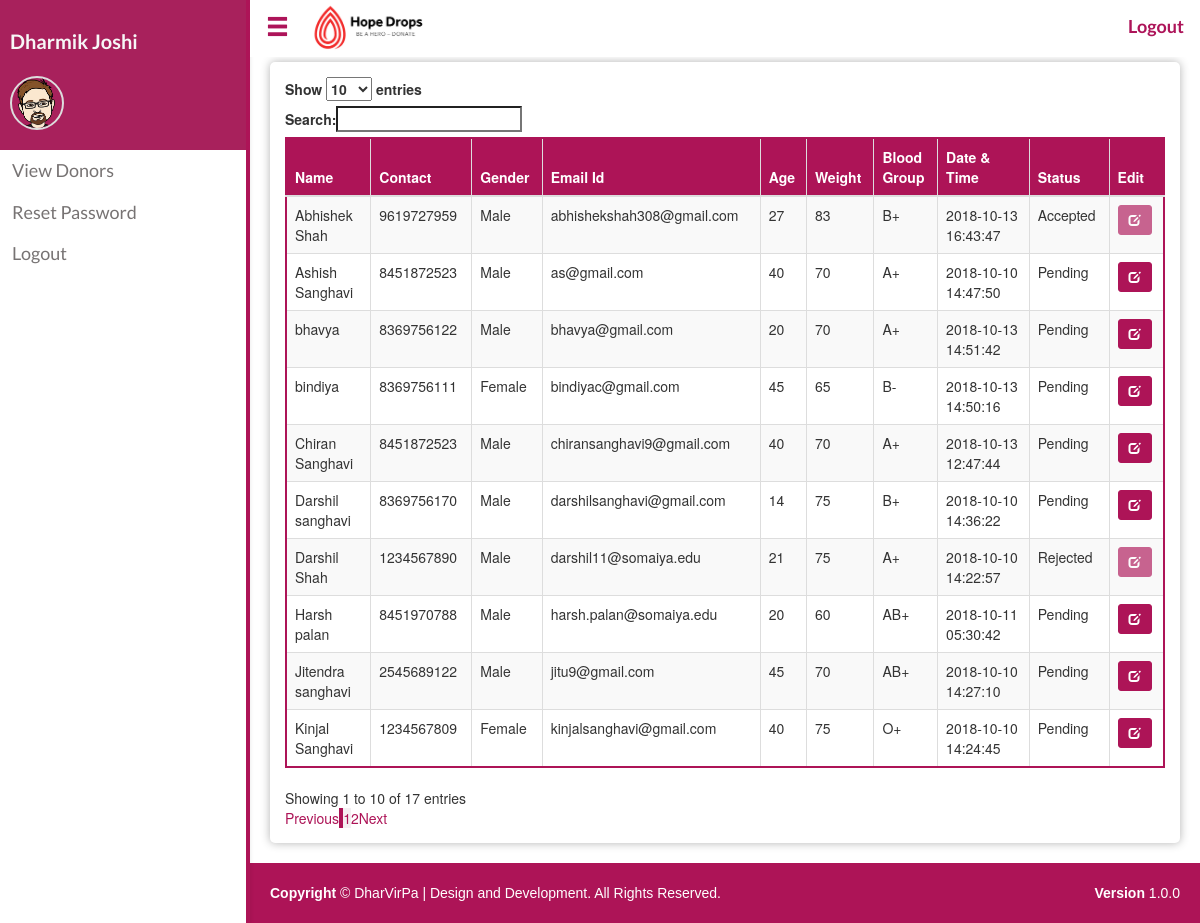
/lt.php (signed in), run on the app's committed database.
### tables this page shows
CREATE TABLE `donor` (
  `D_id` int(15) NOT NULL,
  `P_id` int(15) NOT NULL,
  `Email` varchar(30) NOT NULL,
  `Weight` int(5) NOT NULL,
  `Blood_group` varchar(5) NOT NULL,
  `Status` varchar(20) NOT NULL DEFAULT 'Pending',
  `Age` int(5) NOT NULL,
  `Date` timestamp NULL DEFAULT CURRENT_TIMESTAMP
);

CREATE TABLE `person` (
  `P_id` int(15) NOT NULL,
  `Name` varchar(50) NOT NULL,
  `Contact` varchar(10) NOT NULL,
  `Address` varchar(200) NOT NULL,
  `Gender` varchar(10) NOT NULL
);

### lt.php (the view, shortened to what this page needs)
<?php
include_once("connection.php");
?>
<?php
$query = "SELECT * FROM donor inner join person where donor.P_id = person.P_id ";
$result = mysqli_query($conn,$query);
?>
<!DOCTYPE html>
<html>
<head>
    <link rel="stylesheet" href="https://maxcdn.bootstrapcdn.com/bootstrap/3.3.7/css/bootstrap.min.css">
    <link rel="stylesheet" type="text/css" href="https://cdn.datatables.net/1.10.19/css/dataTables.bootstrap.min.css">
    <link rel="stylesheet" type="text/css" href="./css/navbar_style.css">
    <link rel="stylesheet" type="text/css" href="./css/main.css">
</head>
<body>
<?php include('./sidenav.php');
?>
  <div id="main" class="shrink">
    <?php include('./horizontal-nav.php')?>
    <div class="box">
      <div class="table-responsive">
        <table id="example" class="table table-striped table-bordered table-hover" style="width:100%">
          <thead>
            <tr>
              <th>Name</th>
              <th>Contact</th>
              <th>Gender</th>
              <th>Email Id</th>
              <th>Age</th>
              <th>Weight</th>
              <th>Blood Group</th>
              <th>Date & Time</th>
              <th>Status</th>
              <th>Edit</th>
             </tr>
          </thead>
          <tbody>
          <?php
          if(mysqli_num_rows($result)>0)
          {
            while($row =mysqli_fetch_assoc($result))
            {
              echo "<tr>";
              echo "<td>".$row['Name']."</td>";
              echo "<td>".$row['Contact']."</td>";
              echo "<td>".$row['Gender']."</td>";
              echo "<td>".$row['Email']."</td>";
              echo "<td>".$row['Age']."</td>";
              echo "<td>".$row['Weight']."</td>";
              echo "<td>".$row['Blood_group']."</td>";
              echo "<td>".$row['Date']."</td>";
              echo "<td>".$row['Status']."</td>";
              if($row['Status'] == "Pending")
              {
                echo "<td>
                        <form action='labtechform.php' method='POST'>
                            <input type = 'hidden' name = 'id' value = '".$row['D_id']."'>
                            <button type = 'submit' class = 'btn btn-primary btn-sm'>
                                <span class='glyphicon glyphicon-edit'></span>
                            </button>
                        </form>
                      </td>";
                echo"</tr>";
              }
              else
              {
                echo "<td>
                        <form action='labtechform.php' method='POST'>
                            <input type = 'hidden' name = 'id' value = '".$row['D_id']."'>
                            <button type = 'submit' class = 'btn btn-primary btn-sm' disabled>
                                <span class='glyphicon glyphicon-edit'></span>
                            </button>
                        </form>
                      </td>";
                echo"</tr>";
              }
            }
          }
          else
          {
            echo "<div class='alert alert-warning'>No data to display for donors</div>";
          }
          ?>
          </tbody>
        </table>
      </div>
    </div>
   <?php include_once("footer.php") ?>
  </div>
</body>
</html>

### css/main.css (style rules this page uses)
body { padding-bottom: 0px; }

### lt.php (style rules this page uses)
.box { box-shadow: 0 0 10px 0 rgba(0,0,0,0.3); margin-top: 0px; padding: 15px; border-radius: 5px; margin: 20px; margin-top: 62px; }
table.dataTable { border-color: #ad1457 !important; }
.table-bordered { border: 2px solid #ad1457 !important; }
.table>caption+thead>tr:first-child>td, .table>caption+thead>tr:first-child>th, .table>colgroup+thead>tr:first-child>td, .table>colgroup+thead>tr:first-child>th, .table>thead:first-child>tr:first-child>td, .table>thead:first-child>tr:first-child>th { background-color: #ad1457; color: white; }
.btn-primary { color: #fff !important; background-color: #ad1457 !important; border-color: #ad1457 !important; }

### sidenav.php (style rules this page uses)
#main { transition: margin-left .5s; }
#main.shrink { margin-left: 250px; }

### data on the page
donor: P.Name "Darshil Shah", P.Contact "1234567890", P.Gender "Male", Email "darshil11@somaiya.edu", Age "21", Weight "75", Blood_group "A+", Date "2018-10-10 14:22:57", Status "Rejected"
donor: P.Name "Kinjal Sanghavi", P.Contact "1234567809", P.Gender "Female", Email "kinjalsanghavi@gmail.com", Age "40", Weight "75", Blood_group "O+", Date "2018-10-10 14:24:45", Status "Pending"
donor: P.Name "Jitendra sanghavi", P.Contact "2545689122", P.Gender "Male", Email "jitu9@gmail.com", Age "45", Weight "70", Blood_group "AB+", Date "2018-10-10 14:27:10", Status "Pending"
donor: P.Name "Darshil sanghavi", P.Contact "8369756170", P.Gender "Male", Email "darshilsanghavi@gmail.com", Age "14", Weight "75", Blood_group "B+", Date "2018-10-10 14:36:22", Status "Pending"
donor: P.Name "Ashish Sanghavi", P.Contact "8451872523", P.Gender "Male", Email "as@gmail.com", Age "40", Weight "70", Blood_group "A+", Date "2018-10-10 14:47:50", Status "Pending"
donor: P.Name "Harsh palan", P.Contact "8451970788", P.Gender "Male", Email "harsh.palan@somaiya.edu", Age "20", Weight "60", Blood_group "AB+", Date "2018-10-11 05:30:42", Status "Pending"
donor: P.Name "Chiran Sanghavi", P.Contact "8451872523", P.Gender "Male", Email "chiransanghavi9@gmail.com", Age "40", Weight "70", Blood_group "A+", Date "2018-10-13 12:47:44", Status "Pending"
donor: P.Name "bindiya", P.Contact "8369756111", P.Gender "Female", Email "bindiyac@gmail.com", Age "45", Weight "65", Blood_group "B-", Date "2018-10-13 14:50:16", Status "Pending"
donor: P.Name "bhavya", P.Contact "8369756122", P.Gender "Male", Email "bhavya@gmail.com", Age "20", Weight "70", Blood_group "A+", Date "2018-10-13 14:51:42", Status "Pending"
donor: P.Name "Abhishek Shah", P.Contact "9619727959", P.Gender "Male", Email "abhishekshah308@gmail.com", Age "27", Weight "83", Blood_group "B+", Date "2018-10-13 16:43:47", Status "Accepted"

### other printed values
$_SESSION['Ename'] "Dharmik Joshi"
